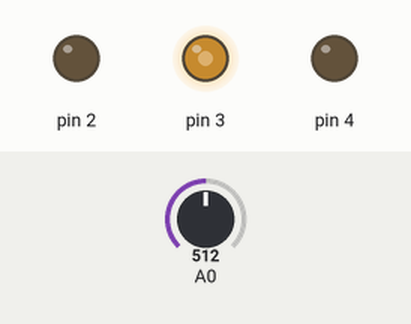
The sketch below on a simulated Arduino Uno, built with avr-gcc and run on an emulated ATmega328P. On the bench: output pins drawn as LEDs (lit = HIGH). The inputs (shaded band) are chosen by the test bench; at power-on: A0 = 512.

Above: at 1.2 s.
1.3 s: A0 set to 716
At 1.7 s:
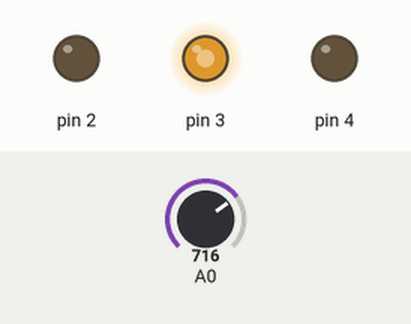
2.8 s: A0 set to 900
At 4.0 s:
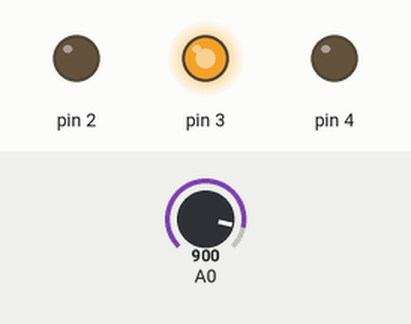
4.3 s: A0 set to 122
At 5.2 s:
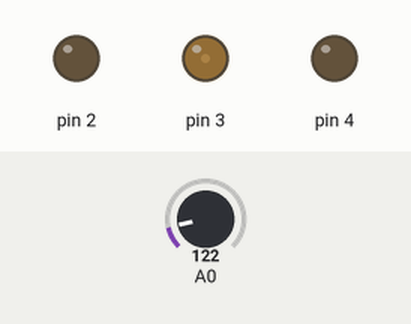
5.8 s: A0 set to 0
At 6.3 s:
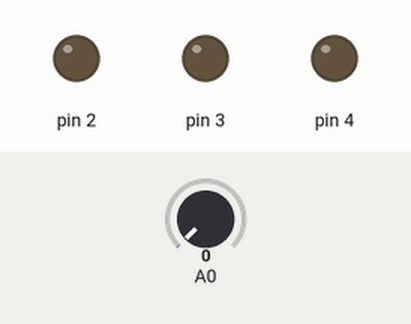
Timing chart, 0 to 8.3 s (numbered marks = the images above; inputs shaded):
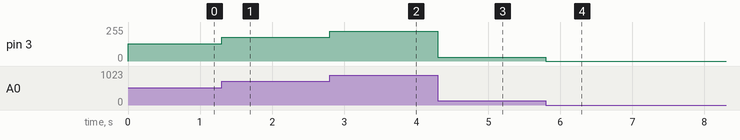

The sketch:

arduino_task_5.ino
```cpp
void setup() {
  pinMode(2, OUTPUT);
  pinMode(3, OUTPUT);
  pinMode(4, OUTPUT);

  Serial.begin(9600);
}

void loop() {
  int val = analogRead(0);
  analogWrite(3, val/4);
}
```

Measured:
- after the input at 1.3 s, pin 3: 128/255 → 179/255 at once
- after the input at 2.8 s, pin 3: 179/255 → 225/255 at once
- after the input at 4.3 s, pin 3: 225/255 → 30/255 at once
- after the input at 5.8 s, pin 3: 30/255 → 0/255 at once
